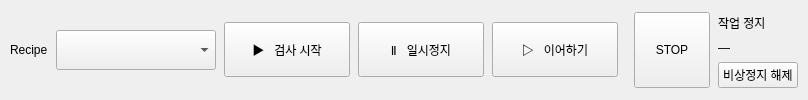
       <widget class="QFrame" name="controlsPanel">
        <property name="role" stdset="0">
         <string>panel</string>
        </property>
        <layout class="QHBoxLayout" name="layout14">
         <property name="spacing">
          <number>8</number>
         </property>
         <property name="leftMargin">
          <number>10</number>
         </property>
         <property name="topMargin">
          <number>12</number>
         </property>
         <property name="rightMargin">
          <number>10</number>
         </property>
         <property name="bottomMargin">
          <number>12</number>
         </property>
         <item>
          <widget class="QLabel" name="recipeKey">
          <property name="text">
          <string>Recipe</string>
          </property>
          <property name="role" stdset="0">
          <string>key</string>
          </property>
          </widget>
          </item>
         <item>
          <widget class="QComboBox" name="recipeCombo">
          <property name="minimumSize">
          <size>
          <width>160</width>
          <height>40</height>
          </size>
          </property>
          </widget>
          </item>
         <item>
          <widget class="QPushButton" name="startBtn">
           <property name="minimumSize">
            <size>
             <width>126</width>
             <height>55</height>
            </size>
           </property>
           <property name="text">
            <string>▶   검사 시작</string>
           </property>
          </widget>
         </item>
         <item>
          <widget class="QPushButton" name="pauseBtn">
           <property name="minimumSize">
            <size>
             <width>126</width>
             <height>55</height>
            </size>
           </property>
           <property name="text">
            <string>Ⅱ   일시정지</string>
           </property>
          </widget>
         </item>
         <item>
          <widget class="QPushButton" name="resumeBtn">
           <property name="minimumSize">
            <size>
             <width>126</width>
             <height>55</height>
            </size>
           </property>
           <property name="text">
            <string>▷   이어하기</string>
           </property>
          </widget>
         </item>
         <item>
          <spacer name="spacer15">
           <property name="orientation">
            <enum>Qt::Horizontal</enum>
           </property>
           <property name="sizeHint" stdset="0">
            <size>
             <width>8</width>
             <height>20</height>
            </size>
           </property>
          </spacer>
         </item>
         <item>
          <widget class="QPushButton" name="estopBtn">
           <property name="minimumSize">
            <size>
             <width>76</width>
             <height>76</height>
            </size>
           </property>
           <property name="maximumSize">
            <size>
             <width>76</width>
             <height>76</height>
            </size>
           </property>
           <property name="toolTip">
            <string>작업 정지(STOP) - 상태와 무관하게 항상 누를 수 있습니다. 하드웨어 비상정지가 아닙니다: 물리 비상정지 스위치와 TP 가 최종 권한입니다.</string>
           </property>
           <property name="text">
            <string>STOP</string>
           </property>
          </widget>
         </item>
         <item>
          <layout class="QVBoxLayout" name="layout16">
           <property name="spacing">
            <number>3</number>
           </property>
           <item>
            <widget class="QLabel" name="estopTitle">
             <property name="text">
              <string>작업 정지</string>
             </property>
             <property name="role" stdset="0">
              <string>groupTitle</string>
             </property>
            </widget>
           </item>
           <item>
            <widget class="QLabel" name="estopState">
             <property name="text">
              <string>—</string>
             </property>
             <property name="role" stdset="0">
              <string>value</string>
             </property>
            </widget>
           </item>
           <item>
            <widget class="QPushButton" name="estopResetBtn">
             <property name="text">
              <string>비상정지 해제</string>
             </property>
            </widget>
           </item>
          </layout>
         </item>
        </layout>
       </widget>
